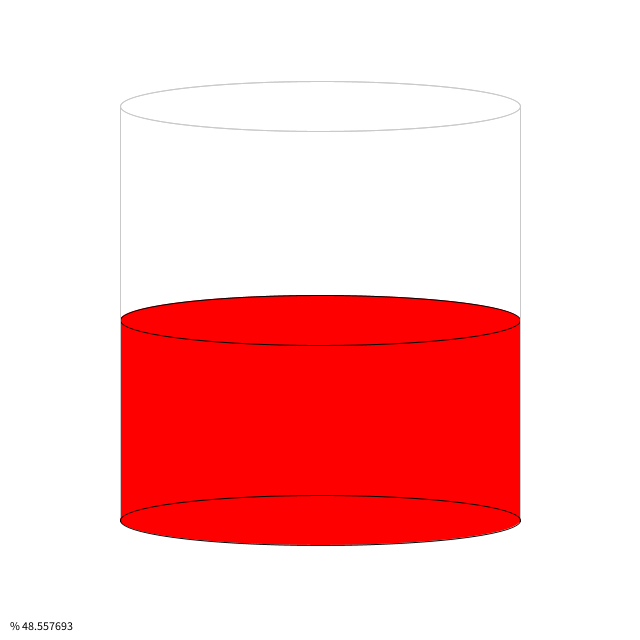
Frame 1 (no input)
Frame 60 (the mouse pressed at the canvas centre just before this capture): identical to frame 1, image omitted
Frame 120 (the mouse held since frame 60 and released just before this capture): identical to frame 1, image omitted

The Processing sketch that drew this single still picture (run headless with seeded random() and noise(); from frame 60 on, the mouse is pressed at the canvas centre):

// Processing sketch: processing_100536
// ── processing_100536.pde

float bx;
float by;
int boxSize = 75;
boolean overBox = false;
boolean locked = false;
float yOffset = 0.0;
String location = "";
 
void setup()
{
  size(640, 640);
  bx = width/2.0;
  by = height/2.0;
  rectMode(RADIUS); 
}
 
void draw()
{
  background(#FFFFFF);
   
 
  // Draw the fill rectangle
for (int i=1; i < by; i++) {
 
  if (by < (5*(height/6))) {
    if (by > (height/6)){
    fill(#FF0000);
  strokeWeight(1);
  stroke(#FF0000);
    rect(bx, 5.0*height/6, 200, (5*height/6)-by);
  }
 
  }
  if (by <= height/6 && (.8-((by-106)/520))/8*1000 >= 0) {
      fill(#FF0000);
  strokeWeight(1);
  stroke(#FF0000);
    rect(bx, 5.0*height/6, 200, 2*height/3);
  }
}
   fill(#FFFFFF);
   stroke(#FFFFFF);
   rect(0,height, width, ((height/6)+12));
    
      noFill();
  strokeWeight(1);
  stroke(#C9C9C9);
    ellipse(bx, height/6, 400, 50);
  fill(#FF0000);
  strokeWeight(1);
  stroke(0);
    stroke(5);
    if (by < height/6)
    {noStroke();
    strokeWeight(0);
    noFill();}
    ellipse(bx, by, 400, 50);
    
   strokeWeight(1);
   stroke(#C9C9C9);
   line(bx-200, (height/6), bx-200, 5*(height/6)-10);
   line(bx+200, (height/6), bx+200, 5*(height/6)-10);
    
     //draw the bottom
     
   fill(#FFFFFF);
   stroke(#FFFFFF);
   rect(0,height, width, ((height/6)+12));
   strokeWeight(1);
   stroke(5);
   fill(#FF0000);
   ellipse(bx, (5.0*(height/6))-10, 400.0, 50.0);
   noFill();
   strokeWeight(1);
   stroke(#C9C9C9);
   ellipse(bx, height/6, 400, 50);
    
 if (by <= height/6 && (.8-((by-106)/520))/8*1000 >= 0) {
      fill(#FF0000);
  strokeWeight(1);
  stroke(#FF0000);
    stroke(0);
    ellipse(bx, height/6, 400, 50);
  }
    
    
    

   
    location = "" + mouseY;
  fill(0);
  if ((.8-((by-106)/520))/8*1000 > 0 && (.8-((by-106)/520))/8*1000 < 100) {
    text("% " + (.8-((by-106)/520))/8*1000, 10, height-10);
  }
  if ((.8-((by-106)/520))/8*1000 >= 100) {
    text("% 100", 10, height-10);
  }
    if ((.8-((by-106)/520))/8*1000 <= 00) {
    text("% 00", 10, height-10);
  }
  
}
 
void mousePressed() {
    locked = true;
    fill(#FF0000);
  yOffset = mouseY-by;
 
}
 
void mouseDragged() {
  if(locked) {
    by = mouseY-yOffset;
  }
}
 
void mouseReleased() {
  locked = false;
 
 
}
